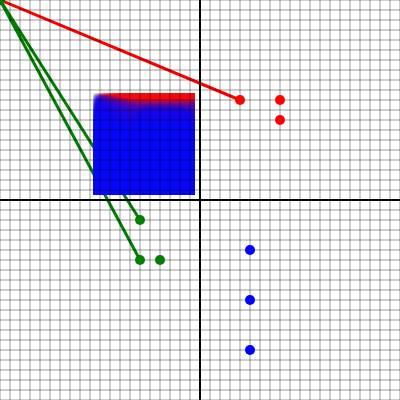
Frame 1 (no input)
Frame 60 (no input): identical to frame 1, image omitted
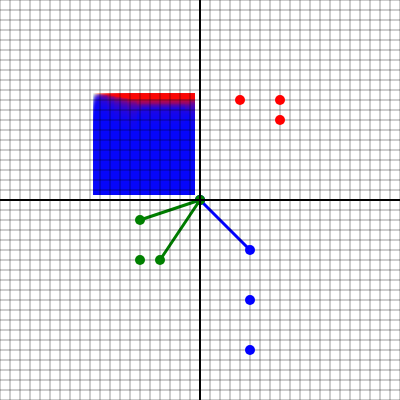
Frame 120 (the mouse pressed at the canvas centre since frame 60)

The p5.js sketch that drew these frames (run headless with seeded random() and noise() and a simulated clock; from frame 60 on, the mouse is pressed at the canvas centre):

// p5.js sketch
// ── sketch.js
//config variables
let scale = 10;

//Globals
let dataset = { "red":[ [8, -8],
                        [8, -10],
                        [4, -10]],
              "green":[ [-6, 6],
                        [-4, 6],
                        [-6, 2]],
              "blue": [ [5, 5],
                        [5, 10],
                        [5, 15]]
              }
let np = [15, 10]; //is np red or green?
let runGradient = true; //only want to run it once //TODO refactor
let gradientResult; // stores the color values for all the gradient boxes


function setup() {
  createCanvas(scale * 40, scale * 40);
  background(255);
  frameRate(30);
  //console.log(knn(dataset, np, 3));
  gradientResult = prepareGradient();
}

function draw() {
  background(255)
  translate(width/2, height/2);
  np = [(mouseX - width/2)/scale, (mouseY- height/2)/scale];
  showKNN(knn(dataset, np, 3)["k-nearest"])
  showGradient();
  showGrid();
  showPoints(dataset);
}

function showPoint(p) {
  strokeWeight(3);
  strokeWeight(scale)
  var x1 = p[0] * scale;
  var y1 = p[1] * scale;
  point(x1, y1);
}

function showPoints(points) {
  for(var f in points) {
    stroke(f);
    for(var p of points[f]) {
      showPoint(p);
    }
  }
}

function showGrid() {
  //Draw grid
  stroke(0, 0, 0, 100);
  strokeWeight(1);
  for(var i = -width/2; i < width; i+=scale) {
    line(-width/2, i, width/2, i); //horizontal
    line(i, -height/2, i, height/2); //vertical
  }

  stroke(0);
  strokeWeight(2);
  line(-width, 0, width, 0 )
  line(0, -height, 0, height )
}

function showKNN(nearest) {
  for(p in nearest) {
    stroke(nearest[p][1]);
    strokeWeight(3);
    let x = nearest[p][2][0];
    let y = nearest[p][2][1];
    line((mouseX - width/2), (mouseY- height/2), x*scale, y*scale);
    showPoint(np)
  }
}

function prepareGradient() {
  let results = [];
  for(var i = 0; i < width; i+=scale) {
    for(var j = 0; j < height; j+=scale) {
      let result = [knn(dataset, [i, j], 3), [i, j]];
      results.push(result);
    }
  }
  return results;
}

function showGradient() {
  push()
  for(var i = 0; i < gradientResult.length; i++) {
    var clr = color(gradientResult[i][0]["result"]);
    var x = gradientResult[i][1][0]/scale - width/4-2;
    var y = gradientResult[i][1][1]/scale - height/4-2;
    clr.setAlpha(20);
    strokeWeight(scale)
    stroke(clr);
    fill(clr);
    rect(x, y, x + scale, y + scale );
  }
  pop()
}







// ALGO stuff
function knn(data, predict, k) {
  if(Object.keys(data).length > k) {
    alert("stupid k value");
  }

  //optimizing this algorithm to use a radius constraint on the distance calculations is left as an exercize for the reader >:)

  //calculate the distance from the predict point to every other point
  let distances = [];
  for(var p in data) {
    for(var f of data[p]){
      //calculate the euclidean distance
      x1 = f[0];
      x2 = predict[0];
      y1 = f[1]
      y2 = predict[1];
      e_dist = dist(x1, y1, x2, y2); //p5.js dist() only works for 2D vectors, which is fine for our simple graph, but inadequate for n-dimensional data; n > 2
      distances.push([e_dist, p, f]) //push the distances and it's group (points)
    }
  }

  let sorted = distances.sort(Comparator); //sort by distance, hopefully?
  sorted.splice(k); //we only care about the top k distances
  //console.log(sorted)
  let votes = [];
  //this is fucky
  for(var i = 0; i < sorted.length; i++) {
    votes[i] = sorted[i][1];
  }

  let results = {
      "result": getMode(votes),
      "k-nearest": sorted,
  }
  return results;
}

// implement a nice little comparator to sort our twople of distance, feature
function Comparator(a, b) {
  if (a[0] < b[0]) return -1;
  if (a[0] > b[0]) return 1;
  return 0;
}

// Mode code from StackOverflow
function getMode(array) {
    if(array.length == 0)
        return null;
    var modeMap = {};
    var maxEl = array[0], maxCount = 1;
    for(var i = 0; i < array.length; i++) {
        var el = array[i];
        if(modeMap[el] == null)
            modeMap[el] = 1;
        else
            modeMap[el]++;
        if(modeMap[el] > maxCount) {
            maxEl = el;
            maxCount = modeMap[el];
        }
    }
    if(maxCount == 1) {
      return array[0];
    }
    return maxEl;
}
